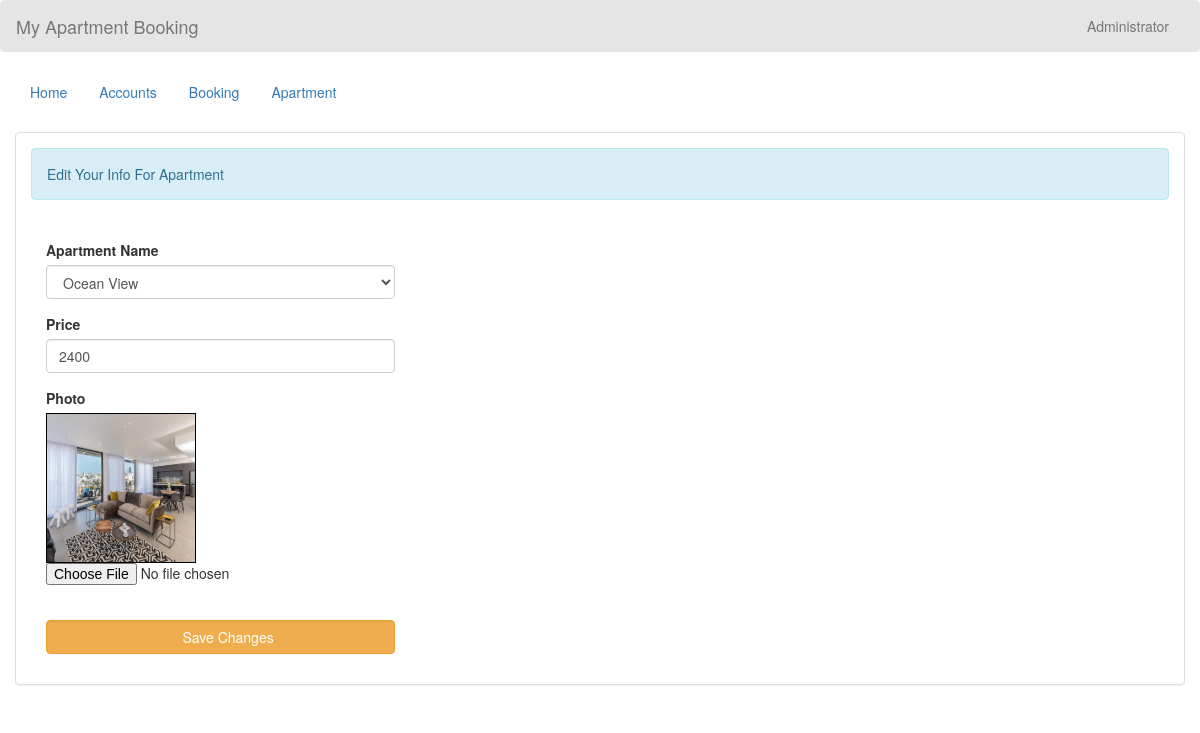
Page /admin/edit_apartment.php?Apartment_id=2 (signed in) on the committed database.
### tables this page shows
CREATE TABLE `apartments` (
  `Apartment_id` int(11) NOT NULL,
  `Apartment_name` varchar(50) NOT NULL,
  `price` varchar(11) NOT NULL,
  `photo` varchar(100) NOT NULL
);

### admin/name.php (called while the page is built)
<?php
	require 'connect.php';
	$query = $conn->query("SELECT * FROM `admin` WHERE `admin_id` = '$_SESSION[admin_id]'") or die(mysqli_error());
	$fetch = $query->fetch_array();
	$name = $fetch['name'];
?>

### admin/edit_apartment.php (the view, shortened to what this page needs)
<!DOCTYPE html>
<?php
	require 'name.php';
?>
<html lang = "en">
	<head>
		<link rel = "stylesheet" type = "text/css" href = "../css/bootstrap.css " />
		<link rel = "stylesheet" type = "text/css" href = "../css/style.css" />
	</head>
<body>
	<nav style = "background-color:rgba(0, 0, 0, 0.1);" class = "navbar navbar-default">
		<div  class = "container-fluid">
			<div class = "navbar-header">
				<a class = "navbar-brand" >My Apartment Booking</a>
			</div>
			<ul class = "nav navbar-nav pull-right ">
				<li class = "dropdown">
					<a class="dropdown-toggle" data-toggle="dropdown" role="button" aria-haspopup="true" aria-expanded="false"><i class = "glyphicon glyphicon-user"></i> <?php echo $name;?></a>
				</li>
			</ul>
		</div>
	</nav>
	<div class = "container-fluid">
		<ul class = "nav nav-pills">
			<li><a href = "home.php">Home</a></li>
			<li><a href = "account.php">Accounts</a></li>
			<li><a href = "book.php">Booking</a></li>
			<li><a href = "apartment.php">Apartment</a></li>
		</ul>
	</div>
	<br />
	<div class = "container-fluid">
		<div class = "panel panel-default">
			<div class = "panel-body">
				<div class = "alert alert-info">Edit Your Info For Apartment</div>
				<br />
				<div class = "col-md-4">
					<?php
						$query = $conn->query("SELECT * FROM `apartments` WHERE `Apartment_id` = '$_REQUEST[Apartment_id]'") or die(mysqli_error());
						$fetch = $query->fetch_array();
					?>
					<form method = "POST" enctype = "multipart/form-data">
						<div class = "form-group">
							<label>Apartment Name </label>
							<select class = "form-control" required = required name = "Apartment_name">
								<option value = "Ocean View" <?php if($fetch['Apartment_name'] == "Ocean View"){echo "selected";}?>>Ocean View</option>
							</select>
						</div>
						<div class = "form-group">
							<label>Price </label>
							<input type = "number" min = "0" max = "999999999" value = "<?php echo $fetch['price']?>" class = "form-control" name = "price" />
						</div>
						<div class = "form-group">
							<label>Photo </label>
							<div id = "preview" style = "width:150px; height :150px; border:1px solid #000;">
								<img src = "../photo/<?php echo $fetch['photo']?>" id = "lbl" width = "100%" height = "100%"/>
							</div>
							<input type = "file" required = "required" id = "photo" name = "photo" />
						</div>
						<br />
						<div class = "form-group">
							<button name = "edit_apartment" class = "btn btn-warning form-control"><i class = "glyphicon glyphicon-edit"></i> Save Changes</button>
						</div>
					</form>
				</div>
			</div>
		</div>
	</div>
	<br />
	<br />
</body>
</html>

### rows in the picture
apartments: Apartment_name "Ocean View", price "2400", photo (picture)

### other values in the picture
$name "Administrator"
